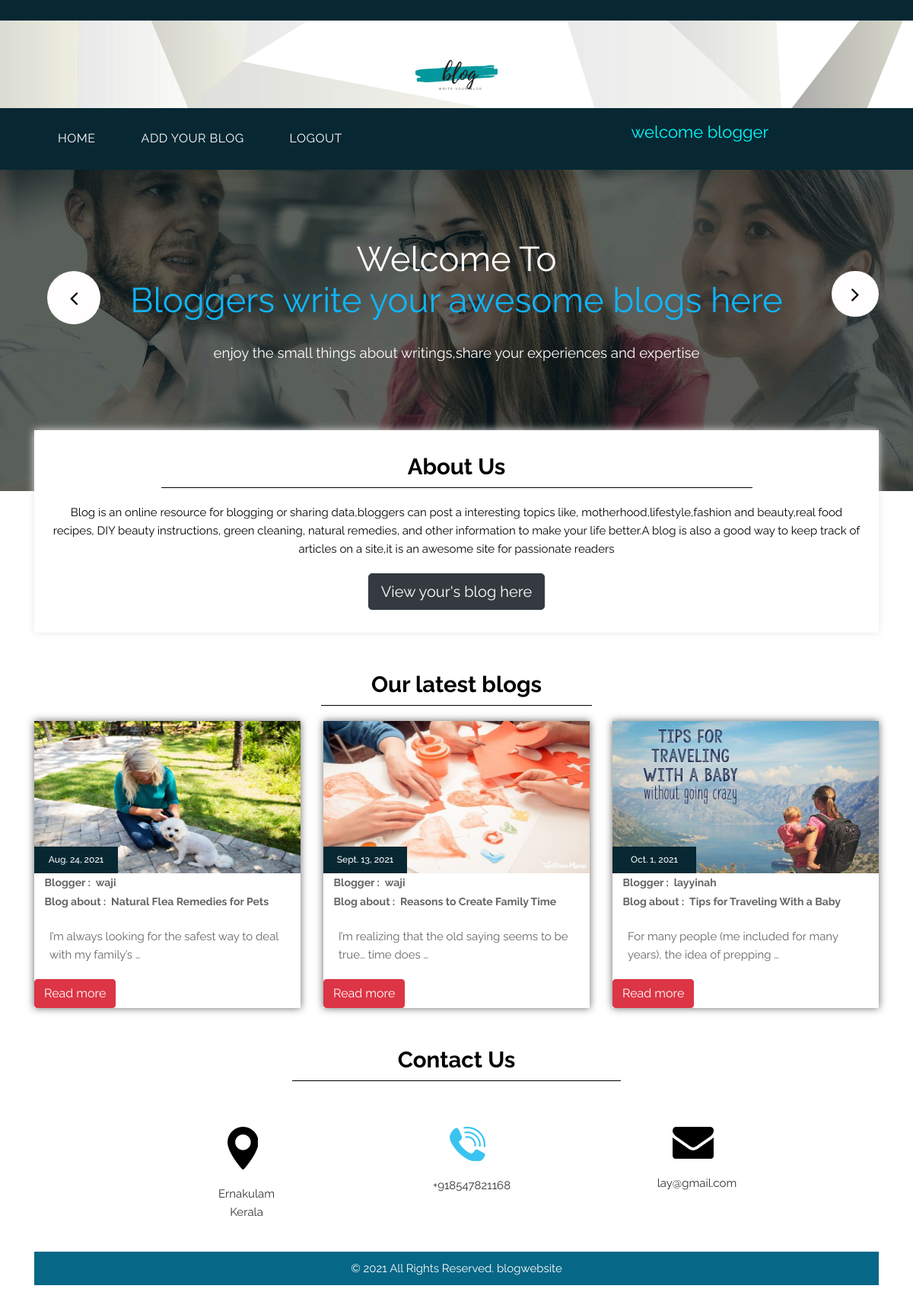
The app's page / (signed in) with its own data.
### blogapp/models.py (models this page shows, shortened)
class Blog(models.Model):
    name = models.CharField(max_length=255, unique=True)
    desc = models.TextField()
    img = models.ImageField(upload_to='blog')
    auth = models.CharField(max_length=255)
    date = models.DateField(default=datetime.date.today)
    class Meta:
        ordering = ('name',)
        verbose_name = 'blog'
        verbose_name_plural = 'blogs'

### blogapp/views.py (the view)
# urls.py: path('',views.home,name='hm'),
def home(request):
    b=Blog.objects.all()
    return render(request,'index.html',{'b':b})

### templates/index.html (shortened to what this page needs)
{% load static %}
{% block content %}
<!DOCTYPE html>
<html lang="en">
<head>
<link rel="stylesheet" type="text/css" href="{% static 'hom/css/bootstrap.min.css' %}">
<link rel="stylesheet" type="text/css" href="{% static 'hom/css/style.css' %}">
<link rel="stylesheet" href="{% static 'hom/css/responsive.css' %}">
<link rel="stylesheet" href="{% static 'hom/css/jquery.mCustomScrollbar.min.css' %}">
<link rel="stylesheet" href="https://netdna.bootstrapcdn.com/font-awesome/4.0.3/css/font-awesome.css">
<link rel="stylesheet" href="{% static 'hom/css/owl.carousel.min.css' %}">
<link rel="stylesheet" href="{% static 'hom/css/owl.theme.default.min.css' %}">
<link rel="stylesheet" href="https://cdnjs.cloudflare.com/ajax/libs/fancybox/2.1.5/jquery.fancybox.min.css" media="screen">
</head>
<body>
	<div class="header_main">
		<div class="container">
			<div class="logo"><a href="/"><img src="{% static 'hom/images/yy.png' %}"></a></div>
		</div>
	</div>
	<div class="header">
		<div class="container">
            <div class="col-sm-12">
                 <div class="menu-area">
                    <nav class="navbar navbar-expand-lg ">
                        <div class="collapse navbar-collapse" id="navbarSupportedContent">
                            <ul class="navbar-nav mr-auto">
                               <li class="nav-item active">
                                   <a class="nav-link" href="/">HOME</a> </li>
                               {% if user.is_authenticated %}
                                <li class="nav-item active">
                                 <a class="nav-link" href="{% url 'addblog' %}">ADD YOUR BLOG</a></li>
                                <li class="nav-item active">
                                <a class="nav-link" href="{% url 'logout' %}">LOGOUT</a></li>
                                 <li class="nav-item active"><h2 style="color:cyan;">&nbsp;&nbsp;&nbsp;&nbsp;&nbsp;&nbsp;&nbsp;&nbsp;&nbsp;&nbsp;&nbsp;&nbsp;&nbsp;&nbsp;&nbsp;&nbsp;&nbsp;&nbsp;&nbsp;&nbsp;&nbsp;&nbsp;&nbsp;&nbsp;&nbsp;&nbsp;&nbsp;&nbsp;&nbsp;&nbsp;&nbsp;&nbsp;&nbsp;&nbsp;&nbsp;&nbsp;&nbsp;&nbsp;&nbsp;&nbsp;&nbsp;&nbsp;&nbsp;&nbsp;&nbsp;&nbsp;&nbsp;&nbsp;&nbsp;&nbsp;&nbsp;&nbsp;&nbsp;&nbsp;&nbsp;&nbsp;&nbsp;welcome {{user.username}}</h2></li>
                                {% endif %}
                            </ul>
                        </div>
                    </nav>
                </div>
            </div>
        </div>
    </div>
    <div class="banner-main">
    	<div class="container">
           <div id="main_slider" class="carousel slide" data-ride="carousel">
            <div class="carousel-inner">
                <div class="carousel-item active">
    		    <div class="titlepage-h1">
    	        <h1 class="bnner_title">Welcome To<br>
    	        <span style="color: #10b5fa">Bloggers write your awesome blogs here</span></h1>
    	        <p class="long_text">enjoy the small things about writings,share your experiences and expertise </p>
    		    </div>
        </div>
  </div>
         <a class="carousel-control-prev" href="#main_slider" role="button" data-slide="prev">
                <i class="fa fa-angle-left"></i>
            </a>
        <a class="carousel-control-next" href="#main_slider" role="button" data-slide="prev">
                <i class="fa fa-angle-right"></i>
            </a>
    </div>
</div>
</div>
    <div class="services_main">
    	<div class="container">
    		<div class="creative_taital">
    			<h1 class="creative_text">About Us</h1>
    			<p style="color: #050000; text-align: center;">Blog is an online resource for blogging or sharing data,bloggers can post a interesting topics like, motherhood,lifestyle,fashion and beauty,real food recipes, DIY beauty instructions, green cleaning, natural remedies, and other information to make your life better.A blog is also a good way to keep track of articles on a site,it is an awesome site for passionate readers</p>
    			<div class="btn_main">
    			    <a href="{% url 'addblog' %}" ><button type="button" class="btn btn-dark btn-lg">View your's blog here</button></a>
    		    </div>
    		</div>
    		    <div class="section_service_2">
    		    	<h1 class="service_text">Our latest blogs</h1>
    		    </div>
						<div class="blog_section_2">
	    	    	<div class="row">
                        {% for i in b %}
	    	    		<div class="col-sm-4">
	    	    			<div class="section_1">
	    	    				<div><img class="xyz"src="{{i.img.url}}" style="max-width: 100%;"></div>
	    			            <button type="button" class="date-bt">{{i.date}}</button>
                                <span><strong>&nbsp;&nbsp;&nbsp;&nbsp;Blogger :&nbsp;&nbsp;{{i.auth}}</strong></span><br>
                                <span><strong>&nbsp;&nbsp;&nbsp;&nbsp;Blog about :&nbsp;&nbsp{{i.name}}</strong></span>
	    	    				<p>{{i.desc|truncatewords:12}}</p>
                                <a class="btn btn-danger" href="{% url 'blogdetail' i.id %}">Read more</a>
	    	    			</div>
	    	    		</div>
                        {% endfor %}
									</div>
								</div>
    <div class="contact_main">
        <div class="container">
            <div class="row">
                <div class="col-sm-12">
                    <h1 class="touch_text">Contact Us</h1>
                </div>
            </div>
        </div>
        <div class="contact_section_2">
            <div class="container">
                <div class="row">
                    <div class="col-sm-4">
                        <div class="map_icon">
                            <img src="{% static 'hom/images/map-icon.png' %}" style="max-width: 100%;padding-left: 30px; ">
                            <p class="email-text"><a href="#">Ernakulam<br>Kerala</a></p>
                        </div>
                    </div>
                    <div class="col-sm-4">
                        <div class="map_icon">
                            <img src="{% static 'hom/images/call-icon.png' %}" style="max-width: 100%;padding-left: 30px;">
                            <p class="email-text"><a href="#">+918547821168</a></p>
                        </div>
                    </div>
                    <div class="col-sm-4">
                        <div class="map_icon">
                            <img src="{% static 'hom/images/email-icon.png' %}" style="max-width: 100%; padding-left: 30px;">
                            <p class="email-text"><a href="#">lay@gmail.com</a></p>
                        </div>
                    </div>
                </div>
            </div>
        </div>
    <div class="copyright">
        <div class="container">
            <div class="row">
                <div class="col-sm-12">
                   <p class="copyright_text">© 2021 All Rights Reserved. <a href="">blogwebsite</a></p>
                </div>
            </div>
        </div>
    </div>
</body>
</html>
{% endblock %}

### static/hom/css/responsive.css (style rules this page uses)
.banner-main { padding-bottom: 120px; }
.contact_section_2 { width: 80%; }
.creative_text { width: 70%; }
.service_text { width: 32%; }
.touch_text { width: 40%; }
.bnner_title { font-size: 34pt; }

### templates/index.html (style rules this page uses)
.xyz { height:200px; width:500px }

### records on screen
Blog: img (picture), date "Aug. 24, 2021", auth "waji", name "Natural Flea Remedies for Pets", desc "I’m always looking for the safest way to deal with my family’s …"
Blog: img (picture), date "Sept. 13, 2021", auth "waji", name "Reasons to Create Family Time", desc "I’m realizing that the old saying seems to be true… time does …"
Blog: img (picture), date "Oct. 1, 2021", auth "layyinah", name "Tips for Traveling With a Baby", desc "For many people (me included for many years), the idea of prepping …"

### other values on screen
{{ user.username }} "blogger"
